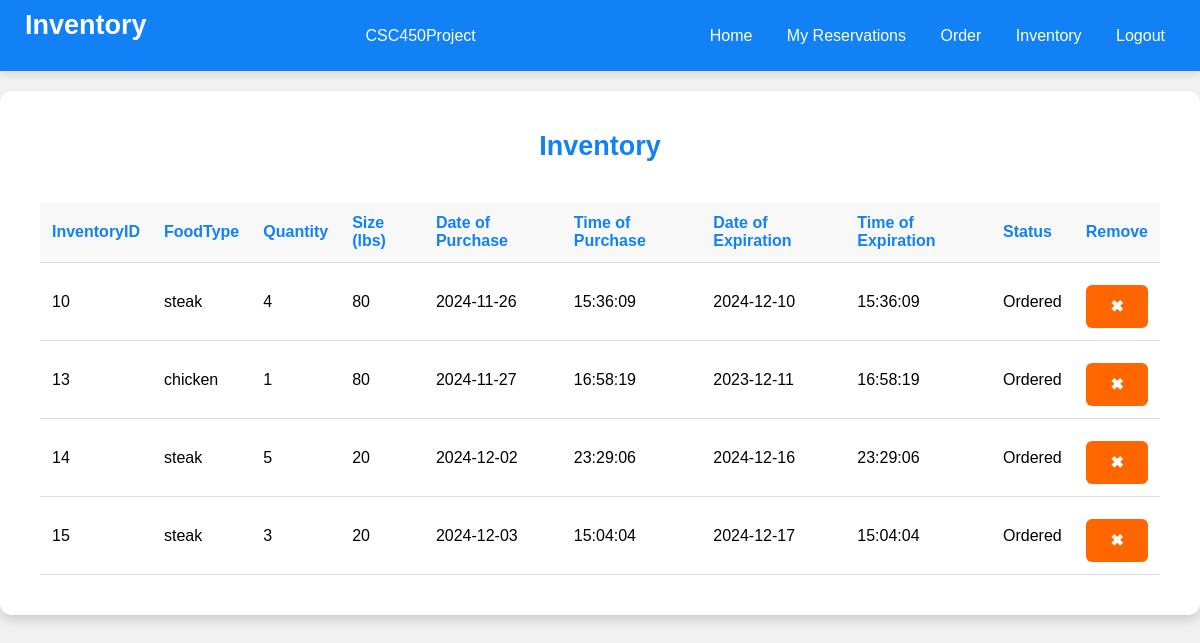
The page /inventory (signed in) on the database its author committed.
### tables this page shows
CREATE TABLE "Inventory" (
	"InventoryID"	INTEGER,
	"FoodType"	VARCHAR(10) NOT NULL,
	"Quantity"	INTEGER NOT NULL CHECK("Amount" >= 0),
	"Size"		INTEGER NOT NULL,
	"PurchaseDate"	DATE NOT NULL,
	"PurchaseTime"	TIME NOT NULL,
	"ExpirationDate"	DATE NOT NULL,
	"ExpirationTime"	TIME NOT NULL,
	"InventoryStatus"	VARCHAR(20) NOT NULL,
	PRIMARY KEY("InventoryID" AUTOINCREMENT)
);

### app.py (the view)
@app.route('/inventory', methods=['GET', 'POST'])
def inventory():
    session.pop('reservation_chosen', None)
    db = Database()
    inventory = db.getInventory()
    if request.method == 'POST':  # If removing an item
        inventoryID = request.form.get('inventory_id')
        db.removeItem(inventoryID)
        inventory = db.getInventory()
        account_id = db.get_id_from_email(session['email'])
        db.check_low_stock_and_notify(account_id)
    if 'email' in session and session.get('account_type') == 'employee':
        account_id = db.get_id_from_email(session['email'])
        db.notify_expired_items(account_id)
    return render_template('inventory.html', inventory=inventory)

### database.py (called while the page is built)
    def __del__(self):
        self.cursor.close()

    def getInventory(self):
        query = """
        SELECT *
        FROM INVENTORY
        ORDER BY INVENTORYID
        """
        self.cursor.execute(query)
        return self.cursor.fetchall()

### templates/inventory.html (shortened to what this page needs)
<!DOCTYPE html>
<html lang="en">
<head>
</head>
<body>
    <div class="navbar">
        <h1>Inventory</h1>
        <div class="brand">CSC450Project</div>
        <div>
            <a href="/home">Home</a>
            {% if session.get('email') %}
                <a href="/myReservations">My Reservations</a>
                <a href="/ordering">Order</a>
                <a href="/inventory">Inventory</a>
                <a href="/logout">Logout</a>
            {% else %}
                <a href="/login">Login</a>
            {% endif %}
        </div>
    </div>
    <div class="table-container">
        <h2>Inventory</h2>
        {% if inventory %}
        <table id="inventory-table">
            <thead>
                <tr>
                    <th>InventoryID</th>
                    <th>FoodType</th>
                    <th>Quantity</th>
                    <th>Size (lbs)</th>
                    <th>Date of Purchase</th>
                    <th>Time of Purchase</th>
                    <th>Date of Expiration</th>
                    <th>Time of Expiration</th>
                    <th>Status</th>
                    <th>Remove</th>
                </tr>
            </thead>
            <tbody id="inventory-table-body">
                {% for row in inventory %}
                    <tr>
                        <td>{{ row[0] }}</td>
                        <td>{{ row[1] }}</td>
                        <td>{{ row[2] }}</td>
                        <td>{{ row[3] }}</td>
                        <td>{{ row[4] }}</td>
                        <td>{{ row[5] }}</td>
                        <td>{{ row[6] }}</td>
                        <td>{{ row[7] }}</td>
                        <td>{{ row[8] }}</td>
                        <td>
                            <form action="/inventory" method="POST" style="display:inline;" onsubmit="return confirmCancel();">
                                <button type="submit">✖</button>
                            </form>
                        </td>
                    </tr>
                {% endfor %}
            </tbody>
        </table>
        {% else %}
        <h4>No items in inventory.</h4>
        {% endif %}
    </div>
</body>
</html>

### templates/inventory.html (style rules this page uses)
* { box-sizing: border-box; margin: 0; padding: 0; }
body { font-family: Arial, sans-serif; background-color: #f2f2f2; display: flex; flex-direction: column; justify-content: flex-start; align-items: center; min-height: 100vh; padding-top: 0; }
.navbar { display: flex; justify-content: space-between; align-items: center; background-color: #1181f5; color: #ffffff; padding: 10px 20px; box-shadow: 0 4px 8px rgba(0, 0, 0, 0.1); position: sticky; top: 0; width: 100%; z-index: 1000; }
.navbar a { color: #ffffff; text-decoration: none; margin: 0 15px; font-size: 16px; transition: color 0.3s; }
.form-container, .table-container { background-color: #ffffff; padding: 40px; border-radius: 12px; box-shadow: 0 6px 12px rgba(0, 0, 0, 0.15); width: 100%; max-width: 1500px; margin-bottom: 30px; margin-top: 20px; display: flex; flex-direction: column; align-items: center; }
h1 { color: #ffffff; text-align: left; margin-bottom: 20px; margin-left: 5px; font-size: 27px; }
h2 { color: #1181f5; text-align: center; margin-bottom: 20px; font-size: 27px; }
button { width: 100%; padding: 12px; background-color: #ff6600; color: #ffffff; border: none; border-radius: 6px; font-size: 16px; font-weight: bold; cursor: pointer; transition: background-color 0.3s; margin-top: 10px; }
.table-container table { width: 100%; border-collapse: collapse; margin-top: 20px; }
.table-container th, .table-container td { padding: 12px; text-align: left; border-bottom: 1px solid #dddddd; }
.table-container th { background-color: #f8f8f8; color: #1181f5; }

### rows shown on the page
Inventory: InventoryID "10", FoodType "steak", Quantity "4", Size "80", PurchaseDate "2024-11-26", PurchaseTime "15:36:09", ExpirationDate "2024-12-10", ExpirationTime "15:36:09", InventoryStatus "Ordered"
Inventory: InventoryID "13", FoodType "chicken", Quantity "1", Size "80", PurchaseDate "2024-11-27", PurchaseTime "16:58:19", ExpirationDate "2023-12-11", ExpirationTime "16:58:19", InventoryStatus "Ordered"
Inventory: InventoryID "14", FoodType "steak", Quantity "5", Size "20", PurchaseDate "2024-12-02", PurchaseTime "23:29:06", ExpirationDate "2024-12-16", ExpirationTime "23:29:06", InventoryStatus "Ordered"
Inventory: InventoryID "15", FoodType "steak", Quantity "3", Size "20", PurchaseDate "2024-12-03", PurchaseTime "15:04:04", ExpirationDate "2024-12-17", ExpirationTime "15:04:04", InventoryStatus "Ordered"
